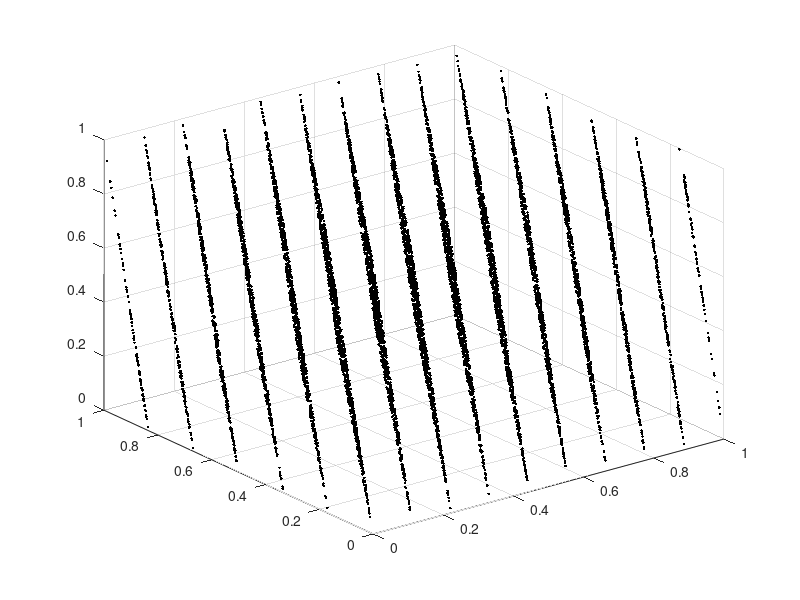

Recreate this plot in MATLAB.
clear
clc
close all

% Input parameters
n    = 10000;         % sample size
seed = 1298324;    % makes sure that the same numbers are generated each time
                 % the quantlet is executed

% Main computation
y(1) = seed;
a    = 2^16 + 3;
M    = 2^31;
i    = 2;
while(i<=n)
    y(i) = mod((a*y(i-1)),M);
    i    = i+1;
end
y = y/M;

% Output
scatter3(y(1:n-2),y(2:n-1),y(3:n),'k','.')